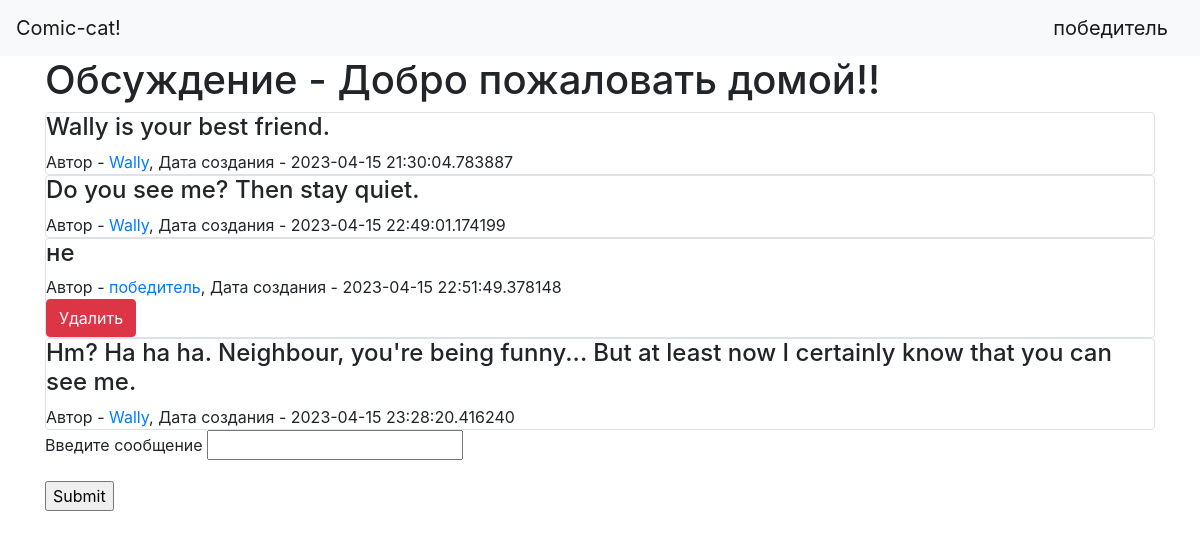
The page /discussions/4 (signed in) on the database its author committed.
### data/users.py (models this page shows, shortened)
class User(SqlAlchemyBase, UserMixin, SerializerMixin):
    __tablename__ = 'users'
    id = sqlalchemy.Column(sqlalchemy.Integer,
                           primary_key=True, autoincrement=True)
    name = sqlalchemy.Column(sqlalchemy.String, nullable=True)
    about = sqlalchemy.Column(sqlalchemy.String, nullable=True)
    email = sqlalchemy.Column(sqlalchemy.String,
                              index=True, unique=True, nullable=True)
    hashed_password = sqlalchemy.Column(sqlalchemy.String, nullable=True)
    created_date = sqlalchemy.Column(sqlalchemy.DateTime,
                                     default=datetime.datetime.now)
    favorites = sqlalchemy.Column(sqlalchemy.String, nullable=True)
    comics = sqlalchemy.Column(sqlalchemy.String, nullable=True)
    discussions = orm.relationship("Discussions", back_populates='user')
    posts = orm.relationship("Posts", back_populates='user')

### data/discussions.py (models this page shows)
class Discussions(SqlAlchemyBase, SerializerMixin):
    __tablename__ = 'discussions'
    id = sqlalchemy.Column(sqlalchemy.Integer,
                           primary_key=True, autoincrement=True)
    title = sqlalchemy.Column(sqlalchemy.String, nullable=True)
    content = sqlalchemy.Column(sqlalchemy.String, nullable=True)
    created_date = sqlalchemy.Column(sqlalchemy.DateTime,
                                     default=datetime.datetime.now)
    is_published = sqlalchemy.Column(sqlalchemy.Boolean, default=True)
    user_id = sqlalchemy.Column(sqlalchemy.Integer,
                                sqlalchemy.ForeignKey("users.id"))
    user = orm.relationship('User')
    categories = orm.relationship("Category",
                                  secondary="association",
                                  backref="news")
    posts = orm.relationship("Posts", back_populates='discussion')

### data/posts.py (models this page shows)
class Posts(SqlAlchemyBase, SerializerMixin):
    __tablename__ = 'posts'
    id = sqlalchemy.Column(sqlalchemy.Integer,
                           primary_key=True, autoincrement=True)
    content = sqlalchemy.Column(sqlalchemy.String, nullable=True)
    created_date = sqlalchemy.Column(sqlalchemy.DateTime,
                                     default=datetime.datetime.now)
    user_id = sqlalchemy.Column(sqlalchemy.Integer,
                                sqlalchemy.ForeignKey("users.id"))
    user = orm.relationship('User')
    discussion_id = sqlalchemy.Column(sqlalchemy.Integer,
                                      sqlalchemy.ForeignKey("discussions.id"))
    discussion = orm.relationship('Discussions')

### main.py (the view, shortened to what this page needs)
@app.route('/discussions/<int:id>', methods=['GET', 'POST'])
def discussion(id):
    db_sess = db_session.create_session()
    disc = db_sess.query(Discussions).filter(Discussions.id == id)[0]
    posts = db_sess.query(Posts).filter(Posts.discussion_id == id)
    leng = len([i for i in posts])
    return render_template("discussion.html", posts=posts, disc=disc, leng=leng)

### data/db_session.py (called while the page is built)
def create_session() -> Session:
    global __factory
    return __factory()

### main.py (called while the page is built)
@login_manager.user_loader
def load_user(user_id):
    db_sess = db_session.create_session()
    return db_sess.query(User).get(user_id)

### templates/discussion.html
{% extends "base.html" %}
{% block content %}
<h1>Обсуждение - {{disc.title}}</h1>
{% if leng > 0 %}
    {% for item in posts%}
    <div class="col-md6 border rounded">
        <h4>{{item.content}}</h4>
        <div>
            Автор - <a href="/users/{{ item.user.id }}"> {{item.user.name}}</a>, Дата создания - {{item.created_date}}
        </div>
        <div>
            {% if current_user.is_authenticated and current_user == item.user %}
            <a href="/post_delete/{{ item.id }}" class="btn btn-danger">
                Удалить
            </a>
            {% endif %}
        </div>
    </div>
    {% endfor %}
{% else %}
    <div>
        <h3>В этом обсуждении пока нет постов</h3>
    </div>
{% endif %}
{% if current_user.is_authenticated %}
<form action="" method="post">
    <p>
        <label for="content"> Введите сообщение </label>
        <input type="text" name="content" id="content">
    </p>
    <p>
	    <input type="submit">
	</p>
</form>
{% endif %}
{% endblock %}

### templates/base.html (shortened to what this page needs)
<!doctype html>
<html lang="en">
<head>
    <link rel="stylesheet"
          href="https://stackpath.bootstrapcdn.com/bootstrap/4.4.1/css/bootstrap.min.css"
>
</head>
<body>
<header>
    <nav class="navbar navbar-light bg-light">
        <a class="navbar-brand" href="/">Comic-cat!</a>
        {% if current_user.is_authenticated %}
            <a class="navbar-brand" href="/logout">{{ current_user.name }}</a>
        {% else %}
            <p>
                <a class="btn btn-primary " href="/register">Зарегистрироваться</a>
                <a class="btn btn-success" href="/login">Войти</a>
            </p>
        {% endif %}
    </nav>
</header>
<main role="main" class="container">
    {% block content %}{% endblock %}
</main>
</body>
</html>

### rows shown on the page
User: name "победитель"
Discussions: title "Добро пожаловать домой!!"
Posts: content "Wally is your best friend.", user.name "Wally", created_date "2023-04-15 21:30:04.783887"
Posts: content "Do you see me? Then stay quiet.", user.name "Wally", created_date "2023-04-15 22:49:01.174199"
Posts: content "не", user.name "победитель", created_date "2023-04-15 22:51:49.378148"
Posts: content "Hm? Ha ha ha. Neighbour, you're being funny... But at least now I certainly know that you can see me.", user.name "Wally", created_date "2023-04-15 23:28:20.416240"
